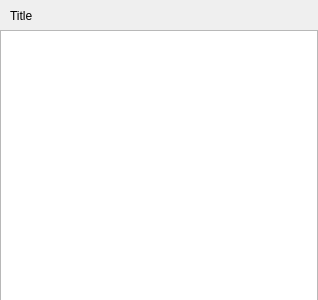
<?xml version="1.0" encoding="UTF-8"?>
<ui version="4.0">
 <class>Form</class>
 <widget class="QWidget" name="Form">
  <property name="geometry">
   <rect>
    <x>0</x>
    <y>0</y>
    <width>318</width>
    <height>300</height>
   </rect>
  </property>
  <property name="baseSize">
   <size>
    <width>400</width>
    <height>400</height>
   </size>
  </property>
  <property name="font">
   <font>
    <family>Helvetica</family>
   </font>
  </property>
  <property name="windowTitle">
   <string>Form</string>
  </property>
  <property name="styleSheet">
   <string notr="true"/>
  </property>
  <widget class="QLabel" name="title">
   <property name="geometry">
    <rect>
     <x>10</x>
     <y>0</y>
     <width>401</width>
     <height>31</height>
    </rect>
   </property>
   <property name="text">
    <string>Title</string>
   </property>
  </widget>
  <widget class="QListWidget" name="listWidget">
   <property name="geometry">
    <rect>
     <x>0</x>
     <y>30</y>
     <width>318</width>
     <height>271</height>
    </rect>
   </property>
   <property name="horizontalScrollBarPolicy">
    <enum>Qt::ScrollBarAlwaysOff</enum>
   </property>
   <property name="wordWrap">
    <bool>true</bool>
   </property>
  </widget>
 </widget>
 <resources/>
 <connections/>
</ui>
